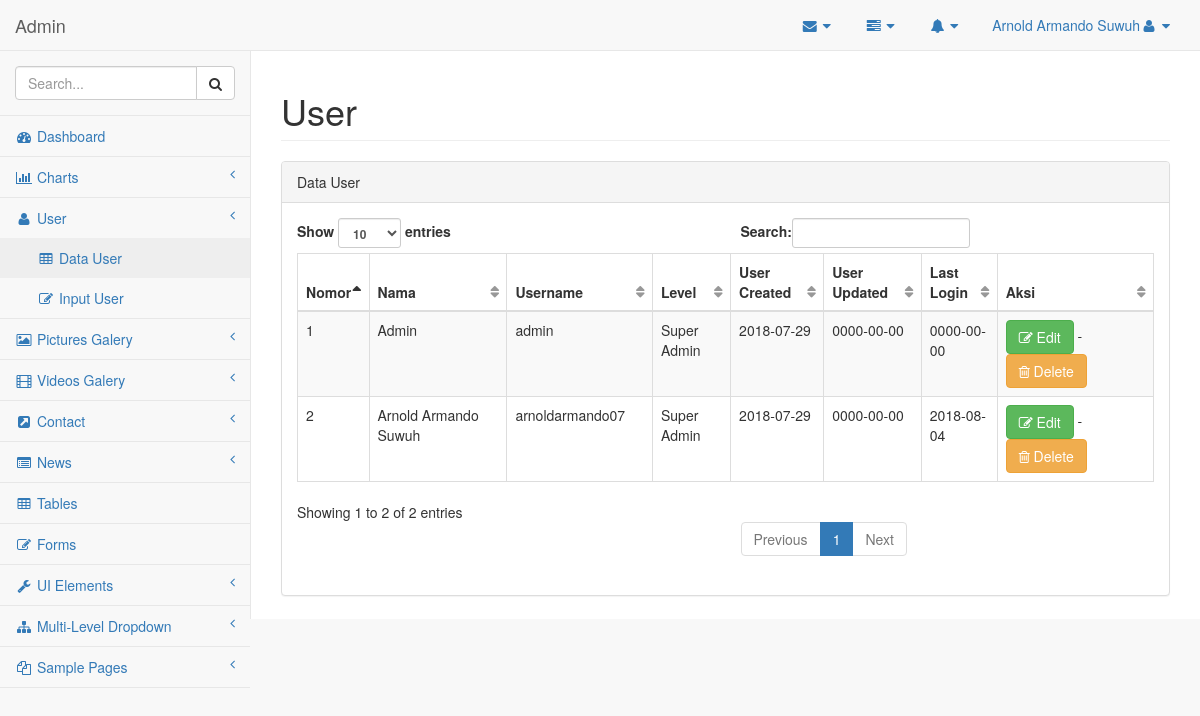
Screenshot of /admin/pages/index.php?page=user (signed in) with the database file from the repository.
### tables this page shows
CREATE TABLE `tuser` (
  `id_user` int(11) NOT NULL,
  `leveluser` varchar(15) NOT NULL,
  `username` varchar(30) NOT NULL,
  `nama_user` varchar(50) NOT NULL,
  `password_user` varchar(255) NOT NULL,
  `user_created` date NOT NULL,
  `user_updated` date NOT NULL,
  `last_login` date NOT NULL
);

### admin/pages/user/user.php (the view)
<div id="page-wrapper">
    <div class="row">
        <div class="col-lg-12">
            <h1 class="page-header">User</h1>
        </div>
    </div>
    <div class="row">
        <div class="col-lg-12">
            <div class="panel panel-default">
                <div class="panel-heading">
                    Data User
                </div>
                <div class="panel-body">
                    <table width="100%" class="table table-striped table-bordered table-hover" id="dataTables-example">
                        <thead>
                            <tr>
                                <th>Nomor</th>
                                <th>Nama</th>
                                <th>Username</th>
                                <th>Level</th>
                                <th>User Created</th>
                                <th>User Updated</th>
                                <th>Last Login</th>
                                <th>Aksi</th>
                            </tr>
                        </thead>
                        <tbody>
                            <?php
                                $no=1;
                                include "../config/koneksi.php";
                                $query = "select * from tuser order by id_user asc";
                                $result = mysqli_query($conn,$query);
                                while ($row=mysqli_fetch_array($result,MYSQLI_ASSOC)) {
                            ?>
                            <tr class="odd gradeX">
                                <td><?php echo $no; ?></td>
                                <td><?php echo $row["nama_user"]; ?></td>
                                <td><?php echo $row["username"]; ?></td>
                                <td class="center"><?php echo $row["leveluser"]; ?></td>
                                <td><?php echo $row["user_created"]; ?></td>
                                <td><?php echo $row["user_updated"]; ?></td>
                                <td><?php echo $row["last_login"]; ?></td>
                                <td class="center"><a href="<?php echo '?page=formuser&id='.$row['id_user']; ?>" class="btn btn-success"><i class="fa fa-pencil-square-o"></i> Edit</a> - <a href="<?php echo 'user/delete_proses.php?id='.$row['id_user']; ?>" class="btn btn-warning"><i class="fa fa-trash-o"></i> Delete</a></td>
                            </tr>
                            <?php
                                $no++;
                               }
                            ?>
                        </tbody>
                    </table>
                </div>
            </div>
        </div>
    </div>
</div>

### admin/pages/index.php (shortened to what this page needs)
<?php
if (isset ($_GET['page'])){
    if(isset($_SESSION["username"]))
        $page=$_GET['page'];
    else
        $page="login";
}else{
    $page="";
}
switch($page){
        case "user":
             include "header.php";
             include "navbar.php";
             include "sidebar.php";
             include "user/user.php";
             include "footer.php";
        break;
    }
?>

### admin/pages/header.php (shortened to what this page needs)
<!DOCTYPE html>
<html lang="en">
<head>
    <link href="../vendor/bootstrap/css/bootstrap.min.css" rel="stylesheet">
    <link href="../vendor/metisMenu/metisMenu.min.css" rel="stylesheet">
    <link href="../dist/css/sb-admin-2.css" rel="stylesheet">
    <link href="../vendor/morrisjs/morris.css" rel="stylesheet">
    <link href="../vendor/font-awesome/css/font-awesome.min.css" rel="stylesheet" type="text/css">
    <link href="../vendor/summernote/dist/summernote.css" rel="stylesheet">
</head>
<body>
    <div id="wrapper">

### admin/pages/navbar.php (shortened to what this page needs)
<nav class="navbar navbar-default navbar-static-top" role="navigation" style="margin-bottom: 0">
    <div class="navbar-header">
        <a class="navbar-brand" href="?page=home">Admin</a>
    </div>
    <ul class="nav navbar-top-links navbar-right">
        <li class="dropdown">
            <a class="dropdown-toggle" data-toggle="dropdown" href="#">
                <i class="fa fa-envelope fa-fw"></i> <i class="fa fa-caret-down"></i>
            </a>
        </li>
        <li class="dropdown">
            <a class="dropdown-toggle" data-toggle="dropdown" href="#">
                <i class="fa fa-tasks fa-fw"></i> <i class="fa fa-caret-down"></i>
            </a>
        </li>
        <li class="dropdown">
            <a class="dropdown-toggle" data-toggle="dropdown" href="#">
                <i class="fa fa-bell fa-fw"></i> <i class="fa fa-caret-down"></i>
            </a>
        </li>
        <li class="dropdown">
            <a class="dropdown-toggle" data-toggle="dropdown" href="#">
                <?php echo $_SESSION["nama_user"];?><i class="fa fa-user fa-fw"></i> <i class="fa fa-caret-down"></i>
            </a>
        </li>
    </ul>

### admin/pages/sidebar.php (shortened to what this page needs)
    <div class="navbar-default sidebar" role="navigation">
        <div class="sidebar-nav navbar-collapse">
            <ul class="nav" id="side-menu">
                <li class="sidebar-search">
                    <div class="input-group custom-search-form">
                        <input type="text" class="form-control" placeholder="Search...">
                        <span class="input-group-btn">
                        <button class="btn btn-default" type="button">
                            <i class="fa fa-search"></i>
                        </button>
                    </span>
                    </div>
                </li>
                <li>
                    <a href="?page=home"><i class="fa fa-dashboard fa-fw"></i> Dashboard</a>
                </li>
                <li>
                    <a href="#"><i class="fa fa-bar-chart-o fa-fw"></i> Charts<span class="fa arrow"></span></a>
                </li>
                <li>
                    <a href="#"><i class="fa fa-user fa-fw"></i> User<span class="fa arrow"></span></a>
                    <ul class="nav nav-second-level">
                        <li>
                            <a href="?page=user"><i class="fa fa-table fa-fw"></i> Data User</a>
                        </li>
                        <li>
                            <a href="?page=formuser"><i class="fa fa-edit fa-fw"></i> Input User</a>
                        </li>
                    </ul>
                </li>
                <li>
                    <a href="#"><i class="fa fa-image fa-fw"></i> Pictures Galery<span class="fa arrow"></span></a>
                </li>
                <li>
                    <a href="#"><i class="fa fa-film fa-fw"></i> Videos Galery<span class="fa arrow"></span></a>
                </li>
                <li>
                    <a href="#"><i class="fa fa-external-link-square fa-fw"></i> Contact<span class="fa arrow"></span></a>
                </li>
                <li>
                    <a href="#"><i class="fa fa-list-alt fa-fw"></i> News<span class="fa arrow"></span></a>
                </li>
                <li>
                    <a href="tables.html"><i class="fa fa-table fa-fw"></i> Tables</a>
                </li>
                <li>
                    <a href="forms.html"><i class="fa fa-edit fa-fw"></i> Forms</a>
                </li>
                <li>
                    <a href="#"><i class="fa fa-wrench fa-fw"></i> UI Elements<span class="fa arrow"></span></a>
                </li>
                <li>
                    <a href="#"><i class="fa fa-sitemap fa-fw"></i> Multi-Level Dropdown<span class="fa arrow"></span></a>
                </li>
                <li>
                    <a href="#"><i class="fa fa-files-o fa-fw"></i> Sample Pages<span class="fa arrow"></span></a>
                </li>
            </ul>
        </div>
    </div>
</nav>

### admin/pages/footer.php (shortened to what this page needs)
    </div>
</body>
</html>

### rows the page displays
tuser: nama_user "Admin", username "admin", leveluser "Super Admin", user_created "2018-07-29", user_updated "0000-00-00", last_login "0000-00-00"
tuser: nama_user "Arnold Armando Suwuh", username "arnoldarmando07", leveluser "Super Admin", user_created "2018-07-29", user_updated "0000-00-00", last_login "2018-08-04"

### other values shown
$_SESSION["nama_user"] "Arnold Armando Suwuh"
